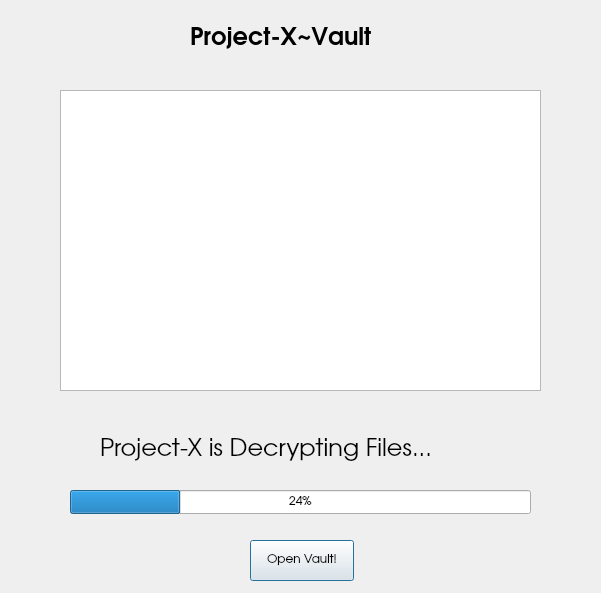
<?xml version="1.0" encoding="UTF-8"?>
<ui version="4.0">
 <class>Dialog</class>
 <widget class="QDialog" name="Dialog">
  <property name="enabled">
   <bool>true</bool>
  </property>
  <property name="geometry">
   <rect>
    <x>0</x>
    <y>0</y>
    <width>601</width>
    <height>593</height>
   </rect>
  </property>
  <property name="font">
   <font>
    <family>URW Gothic</family>
    <weight>50</weight>
    <bold>false</bold>
   </font>
  </property>
  <property name="windowTitle">
   <string>Project-X~Vault</string>
  </property>
  <property name="sizeGripEnabled">
   <bool>false</bool>
  </property>
  <property name="modal">
   <bool>false</bool>
  </property>
  <widget class="QLabel" name="label_2">
   <property name="geometry">
    <rect>
     <x>190</x>
     <y>20</y>
     <width>221</width>
     <height>31</height>
    </rect>
   </property>
   <property name="font">
    <font>
     <family>Orbitron</family>
     <pointsize>18</pointsize>
     <weight>75</weight>
     <bold>true</bold>
    </font>
   </property>
   <property name="text">
    <string>Project-X~Vault</string>
   </property>
  </widget>
  <widget class="QProgressBar" name="progressBar">
   <property name="geometry">
    <rect>
     <x>70</x>
     <y>490</y>
     <width>461</width>
     <height>24</height>
    </rect>
   </property>
   <property name="value">
    <number>24</number>
   </property>
  </widget>
  <widget class="QGraphicsView" name="graphicsView">
   <property name="geometry">
    <rect>
     <x>60</x>
     <y>90</y>
     <width>481</width>
     <height>301</height>
    </rect>
   </property>
  </widget>
  <widget class="QLabel" name="label">
   <property name="geometry">
    <rect>
     <x>100</x>
     <y>430</y>
     <width>411</width>
     <height>41</height>
    </rect>
   </property>
   <property name="font">
    <font>
     <family>Orbitron</family>
     <pointsize>18</pointsize>
     <weight>50</weight>
     <bold>false</bold>
    </font>
   </property>
   <property name="text">
    <string>Project-X is Decrypting Files...</string>
   </property>
  </widget>
  <widget class="QPushButton" name="pushButton">
   <property name="geometry">
    <rect>
     <x>250</x>
     <y>540</y>
     <width>104</width>
     <height>41</height>
    </rect>
   </property>
   <property name="text">
    <string>Open Vault!</string>
   </property>
  </widget>
 </widget>
 <resources/>
 <connections/>
</ui>
